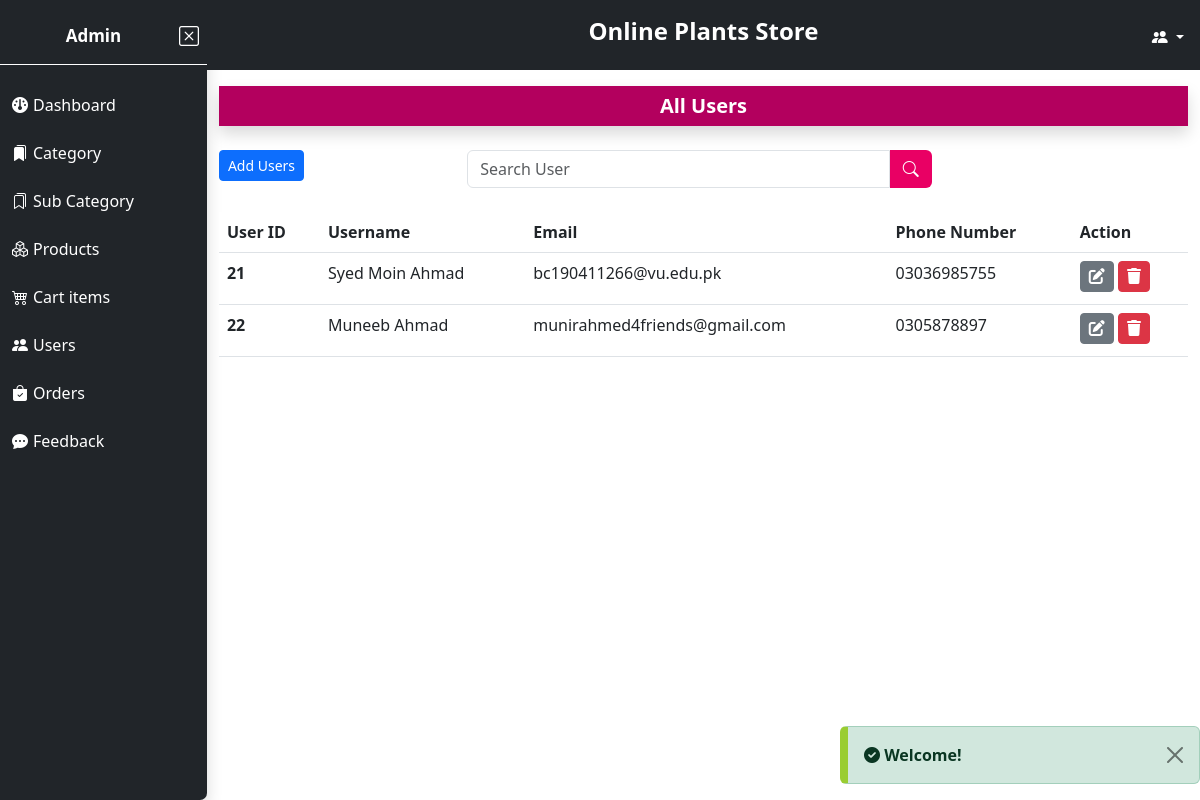
The page /Admin/all_users.php (signed in) on the database its author committed.
### tables this page shows
CREATE TABLE `users` (
  `user_id` int(11) NOT NULL,
  `user_name` varchar(255) NOT NULL,
  `user_email` varchar(255) NOT NULL,
  `user_number` varchar(255) NOT NULL,
  `user_add` text NOT NULL,
  `user_password` varchar(255) NOT NULL,
  `role_as` varchar(30) NOT NULL,
  `created_at` timestamp NOT NULL DEFAULT current_timestamp()
);

CREATE TABLE `setting` (
  `setting_id` int(11) NOT NULL,
  `web_logo` text DEFAULT NULL,
  `web_name` varchar(255) DEFAULT NULL,
  `car_1_img` text DEFAULT NULL,
  `car_1_heading` varchar(255) DEFAULT NULL,
  `car_1_text` varchar(300) DEFAULT NULL,
  `car_2_img` text DEFAULT NULL,
  `car_2_heading` varchar(255) DEFAULT NULL,
  `car_2_text` varchar(300) DEFAULT NULL,
  `car_3_img` text DEFAULT NULL,
  `car_3_heading` varchar(255) DEFAULT NULL,
  `car_3_text` varchar(300) DEFAULT NULL,
  `sEmail` varchar(255) DEFAULT NULL,
  `app_pass` varchar(255) DEFAULT NULL,
  `fb_link` text DEFAULT 'https://www.facebook.com/',
  `insta_link` text DEFAULT 'https://www.instagram.com/',
  `you_link` text DEFAULT 'https://www.Youtube.com/',
  `whatsapp` text DEFAULT 'https://web.whatsapp.com/'
);

### Admin/all_users.php (the view, shortened to what this page needs)
<?php
include('./MainInclude/header.php');
include('../dbConnection.php');
?>
<div class="div-2 w-100 " style="overflow-y:auto;">
    <?php
    include('MainInclude/topHeader.php');
    ?>
    <div class="container-fluid">
        <h5 class="shadow mb-4 mt-3 d-flex align-items-center" style="width:100%;background-color:#B3005E;">
            <strong class="p-2 text-white text-center w-100">All Users</strong>
        </h5>
        <div class="row mb-4">
            <div class="addButton col-md-3">
                <a href="./add_users.php" class="btn btn-sm btn-primary">Add Users</a>
            </div>
            <form action="" method="post" class="pro_search d-flex col-md-6">
                <div class="user_search me-2 w-100 d-flex justify-content-center">
                    <input type="text" name="user_search_input" id="user_search_input" class="form-control searchBar" placeholder="Search User">
                    <button class="btn searchBarBtn"><i class="bi bi-search"></i></button>
                </div>
            </form>
        </div>
        <div class="continer-fluid mt-3" style="overflow-x:auto;">
            <table class="table table-hover table-responsive" id="user_table">
                <thead>
                    <tr>
                        <th scope="col">User ID</th>
                        <th scope="col">Username</th>
                        <th scope="col">Email</th>
                        <th scope="col">Phone Number</th>
                        <th scope="col">Action</th>
                    </tr>
                </thead>
                <tbody>
                    <?php
                        $query = "SELECT * FROM users WHERE role_as != 'admin'";
                        $result = mysqli_query($conn,$query);
                        if(mysqli_num_rows($result)>0){
                            while($rows = mysqli_fetch_assoc($result)){
                    ?>
                    <tr class="">
                        <th scope="row"><?php if(isset($rows['user_id'])){ echo $rows['user_id'];} ?></th>
                        <td><?php if(isset($rows['user_name'])){ echo $rows['user_name'];} ?></td>
                        <td><?php if(isset($rows['user_email'])){ echo $rows['user_email'];} ?></td>
                        <td><?php if(isset($rows['user_number'])){ echo $rows['user_number'];} ?></td>
                        <td>
                            <a href="edit_user.php?user_id=<?php echo $rows['user_id']; ?>" class="btn btn-sm btn-secondary mb-1">
                                <i class="fa-sharp fa-solid fa-pen-to-square fs-6"></i>
                            </a>
                            <a href="all_users.php?deleteUser_user_id=<?php echo $rows['user_id']; ?>" class="btn btn-sm btn-danger mb-1">
                                <i class="fa-sharp fa-solid fa-trash fs-6 "></i>
                            </a>
                        </td>
                    </tr>
                    <?php
                        }
                            }
                    ?>
                </tbody>
            </table>
        </div>
    </div>
</div>
<?php
include('./MainInclude/footer.php');
?>

### Admin/MainInclude/header.php (shortened to what this page needs)
<?php
$directiryURI = $_SERVER['REQUEST_URI'];
$path = parse_url($directiryURI,PHP_URL_PATH);
$components = explode('/',$path);
$page = $components[3];
?>
<!doctype html>
<html lang="en">
<head>
  <link href="https://cdnjs.cloudflare.com/ajax/libs/font-awesome/6.0.0/css/all.min.css" rel="stylesheet" />
  <link rel="stylesheet" href="https://cdn.jsdelivr.net/npm/bootstrap-icons@1.10.2/font/bootstrap-icons.css">
  <link href="https://cdn.jsdelivr.net/npm/bootstrap@5.3.0-alpha1/dist/css/bootstrap.min.css" rel="stylesheet">
  <link rel="stylesheet" href="style.css">
</head>
<body>
  <div class="Main d-flex">
    <div class="div-1 Sidebar-menu bg-dark shadow" style="width: 250px;height:100vh;">
      <h6 class=" text-white p-2 pt-4 pb-3 d-flex justify-content-between align-items-center" style="border-bottom: 1px solid white;">
        <div class=" d-flex justify-content-center w-100">
          <strong class="sidebarHeading" style="font-size: 17px;">
            <?php
            include('../dbConnection.php');
            $admin_id = $_SESSION['admin_id'];
            $query = "SELECT user_name FROM users WHERE user_id = '$admin_id'";
            $runQ = mysqli_query($conn, $query);
            if (mysqli_num_rows($runQ) > 0) {
              $admin_detail = mysqli_fetch_assoc($runQ);
              echo $admin_detail['user_name'];
            }
            else {
              echo "Admin";
            }
            ?>
          </strong>
        </div>
        <i class="bi bi-x-square close-menu-btn fs-5" style="filter:brightness(0) invert(1);cursor:pointer;"></i>
      </h6>
      <nav class="sidebar">
        <ul class="p-1 me-1" id="myDiv">
          <li class="dropable transition text-white mt-2 nav-li <?php if($page == 'dashboard.php'){ echo "active";}?>" style="width: auto;">
            <a href="./dashboard.php" class="dropdown-icon nav-link text-white w-100 p-2">
              <i class="fa-sharp fa-solid fa-gauge dropdown-icon"></i>
              <span>Dashboard</span>
            </a>
          </li>
          <li class="dropable transition text-white mt-2 nav-li <?php if($page == 'categories.php'){ echo "active";}?>" style="width: auto;">
            <a href="./categories.php" class="dropdown-icon nav-link text-white w-100  p-2">
              <i class="bi bi-bookmarks-fill dropdown-icon"></i>
              <span>Category</span>
            </a>
          </li>
          <li class="dropable transition text-white mt-2 nav-li <?php if($page == 'sub_category.php'){ echo "active";}?>" style="width: auto;">
            <a href="./sub_category.php" class="dropdown-icon nav-link text-white w-100  p-2">
              <i class="bi bi-bookmarks dropdown-icon"></i>
              <span>Sub Category</span>
            </a>
          </li>
          <li class="dropable transition text-white mt-2 nav-li <?php if($page == 'products.php'){ echo "active";}?>" style="width: auto;">
            <a href="./products.php" class="dropdown-icon nav-link text-white w-100  p-2">
              <i class="bi bi-boxes dropdown-icon"></i>
              <span>Products</span>
            </a>
          </li>
          <li class="dropable transition text-white mt-2 nav-li <?php if($page == 'cart_items.php'){ echo "active";}?>" style="width: auto;">
            <a href="./cart_items.php" class="dropdown-icon nav-link text-white w-100  p-2">
              <i class="bi bi-cart4 dropdown-icon"></i>
              <span>Cart items</span>
            </a>
          </li>
          <li class="dropable transition text-white mt-2 nav-li <?php if($page == 'all_users.php'){ echo "active";}?>" style="width: auto;">
            <a href="./all_users.php" class="dropdown-icon nav-link text-white w-100  p-2">
              <i class="bi bi-people-fill dropdown-icon"></i>
              <span>Users</span>
            </a>
          </li>
          <li class="dropable transition text-white mt-2 nav-li <?php if($page == 'orders.php'){ echo "active";}?>" style="width: auto;">
            <a href="./orders.php" class="dropdown-icon nav-link text-white w-100  p-2">
              <i class="bi bi-bag-check-fill dropdown-icon"></i>
              <span>Orders</span>
            </a>
          </li>
          <li class="dropable transition text-white mt-2 nav-li <?php if($page == 'feedback.php'){ echo "active";}?>" style="width: auto;">
            <a href="./feedback.php" class="dropdown-icon nav-link text-white w-100  p-2">
              <i class="bi bi-chat-dots-fill dropdown-icon"></i>
              <span>Feedback</span>
            </a>
          </li>
        </ul>
      </nav>
    </div>

### Admin/MainInclude/topHeader.php (shortened to what this page needs)
<div class=" text-white bg-dark d-flex align-items-center" style="background-color:#00adff;height:70px">
    <header>
        <div class="item-2 ">
            <h4 class=" text-center topheaderHeading"><strong>
            <?php
              include('../dbConnection.php');
              $query = "SELECT web_name FROM setting";
              $runQuery = mysqli_query($conn,$query);
              if(mysqli_num_rows($runQuery) > 0){
                $web_detail = mysqli_fetch_assoc($runQuery);
                if(isset($web_detail['web_name']) && $web_detail['web_name'] != null){
                    echo $web_detail['web_name'];
                }
                else{
                    echo "Website Name";
                }
              }
              else{
                echo "Website Name";
              }
            ?>
            </strong></h4>
        </div>
        <div class="item-3 ">
            <div class=" dropdown d-flex align-items-center" style="cursor:pointer;">
                <div class="dropdown-toggle btn-sm me-3 mt-2" data-bs-toggle="dropdown" aria-expanded="false">
                    <i class="bi bi-people-fill "></i>
                </div>
            </div>
        </div>
    </header>
</div>

### Admin/style.css (style rules this page uses)
* { margin: 0px; padding: 0px; box-sizing: border-box; }
:root { --btn-hover-color:#E90064; }
header { width: 100%; display: grid; grid-template-columns: repeat(3, 1fr); grid-template-rows: 1fr; justify-items: center; }
.item-2 { grid-column-start: 2; }
.item-3 { grid-column-start: 3; justify-self: end; }
.Sidebar-menu { width: 250px; height: 100vh; border-bottom-right-radius: 7px; transition: all 0.3s ease-in; }
.div-2 { height: 100vh; overflow-y: auto; }
.nav-li { list-style-type: none; border-radius:8px; cursor: pointer; transition: all 0.4s ease-in; }
ul li a { text-decoration: none; }
.dropdown-icon { filter: brightness(0) invert(1); display: flex; align-items: center; margin-right: 5px; }
.searchBar { border-top-right-radius: 0px; border-bottom-right-radius: 0px; }
.searchBarBtn { border-top-left-radius: 0px; border-bottom-left-radius: 0px; background-color: #E90064; color: white; }
@media screen and (max-width:1210px) { .sidebarHeading { font-size: 14px; } }

### rows shown on the page
users: user_name "Admin"
setting: web_name "Online Plants Store"
users: user_id "21", user_name "Syed Moin Ahmad", user_email "bc190411266@vu.edu.pk", user_number "03036985755"
users: user_id "22", user_name "Muneeb Ahmad", user_email "munirahmed4friends@gmail.com", user_number "0305878897"

### other values the page prints
$_SESSION['status_success'] "Welcome!"
